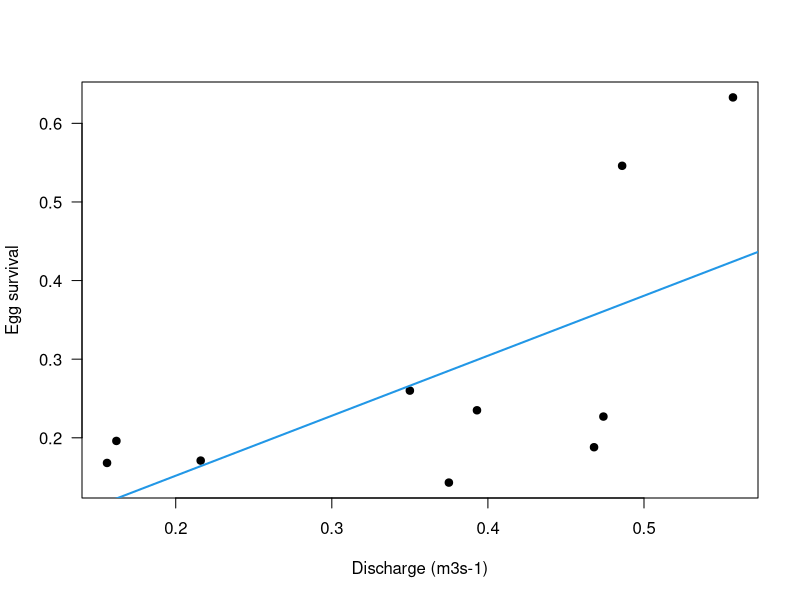

Source code (R):
# Relate egg to fry survival and peak flow as described in the references below by extracting data from plots, fitting models, and plotting
# last updated: Taya Clements 6/20/2023

# Cunjak_et_al_2013
#The complex interaction of ecology and hydrology in a small catchment: a salmon's perspective. Hydrol. Process

#--------------------------------------------------------------------------------------------------------------------------------------------

# Read in estimated data
# Empirical data points from Figure 2 were extracted using http://www.graphreader.com/ and saved in the .csv file
td <- read.csv("data/cunjak_et_al_2013.csv")
plot_name <- "cunjak_et_al_2013"

# X-variable
x <- td$x
xlb <- "Discharge (m3s-1)" # label used in plots

# Y-variable
y <- td$y
ylb <- "Egg survival" # label used in plots


# Create new dataset used for predicting (extending the X-value points from a few to many within the existing range)
xl <- round(seq(min(x), max(x), length.out = 1000))
nd <- as.data.frame(xl); colnames(nd) <- "x" #nls() which is used below needs this to be a dataframe with named variable as expected


# Fit a linear model
(m1 <- lm(y ~ x))
summary(m1)
m1.pred <- predict(m1)
cor(y, m1.pred) #test fit to see if this was an appropriate form
m1.pred <- predict(m1, newdata = nd)


# Plot graph (saved)
png(paste0("plots/", plot_name, ".png"), width = 5, height = 4, units = "in", res = 300)
plot(x, y, pch = 19, col = 1, las = 1, ylab = ylb, xlab = xlb)
lines(xl, m1.pred, col = 4, lwd = 2)
dev.off()  # to identify "null device" so the png file in the folder can be deleted;



